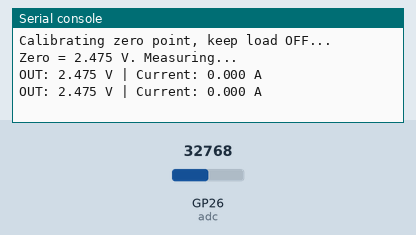
This program was run on a simulated Raspberry Pi Pico running MicroPython. Shown: the last lines printed to the serial console. The test bench sets the inputs (shaded band); at power-on: GP26 (adc) = 32768 (analog values on the 0–65535 scale).

Above: at 1.7 s.
1.8 s: GP26 (adc) set to 45874
At 2.3 s:
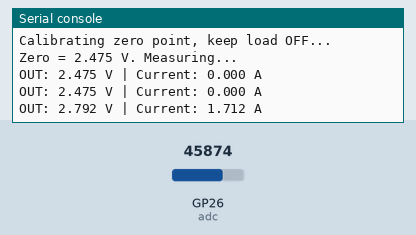
3.3 s: GP26 (adc) set to 57670
At 4.1 s:
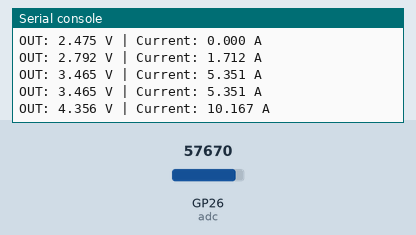
Timing chart, 0 to 6.3 s (numbered marks = the images above; inputs shaded):
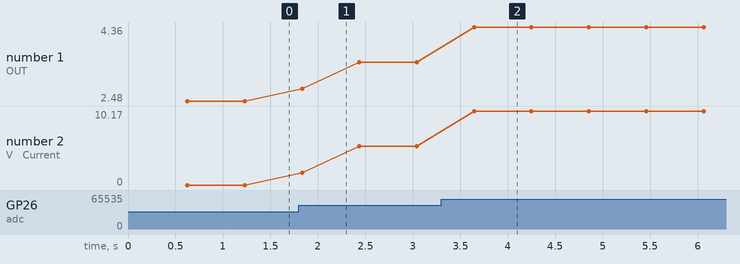

The program:

example_2.py
```python
# Raspberry Pi Pico MicroPython script that reads the ACS712 through the GP26 ADC (with a voltage divider), calibrates the zero offset, and prints measured voltage and DC current.
#
# Buy this module: https://shillehtek.com/products/acs712-current-sensor-5a-arduino-esp32
# Full manual: https://shillehtek.com/blogs/shillehtek-product-manuals/acs712-current-sensor-5a-arduino-esp32-manual
# More examples: https://github.com/shillehbean/shillehtek-examples
#

# ACS712 5A Current Sensor - Pico MicroPython Example (DC current)
# OUT -> 10k/20k divider -> GP26 (ADC0), VCC -> VBUS (5V)

from machine import ADC
import time

adc = ADC(26)
CONVERSION = 3.3 / 65535
SENSITIVITY = 0.185        # volts per amp (5A version)
DIVIDER = 1.5              # (10k + 20k) / 20k

def read_volts(samples):
    total = 0
    for _ in range(samples):
        total += adc.read_u16()
        time.sleep_ms(1)
    return total / samples * CONVERSION * DIVIDER

print("Calibrating zero point, keep load OFF...")
zero = read_volts(500)
print("Zero = {:.3f} V. Measuring...".format(zero))

while True:
    volts = read_volts(100)
    amps = (volts - zero) / SENSITIVITY
    print("OUT: {:.3f} V | Current: {:.3f} A".format(volts, amps))
    time.sleep(0.5)
```

Measured:
- after the input at 1.8 s, the serial console: prints a new line at once (image 1)
- after the input at 3.3 s, the serial console: prints a new line after 0.35 s (image 2)
- plotted number 1: 2.48 → 3.46 after the input at 1.8 s, 3.46 → 4.36 after the input at 3.3 s
- plotted number 2: 0 → 5.35 after the input at 1.8 s, 5.35 → 10.17 after the input at 3.3 s
